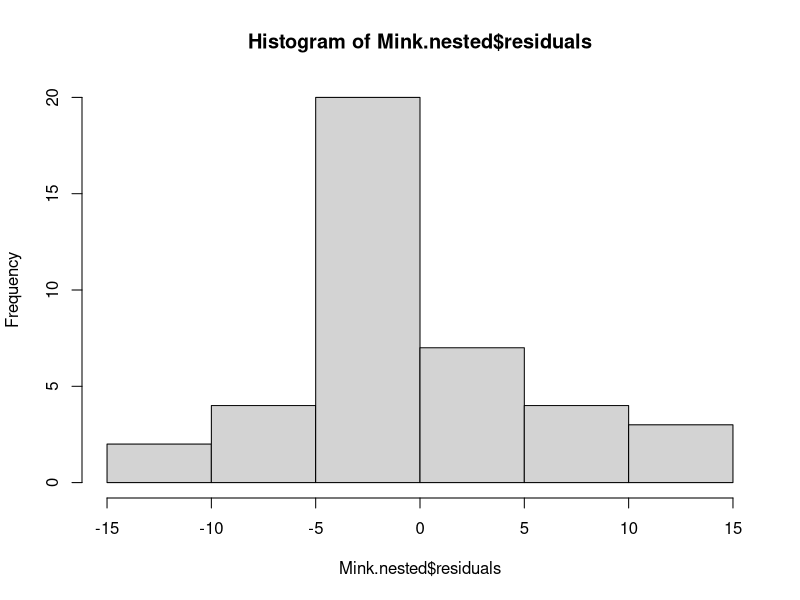
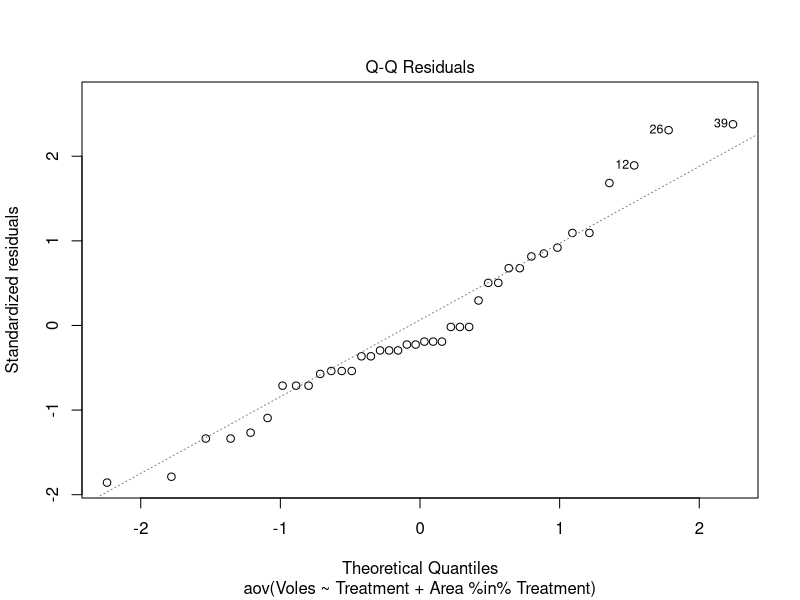
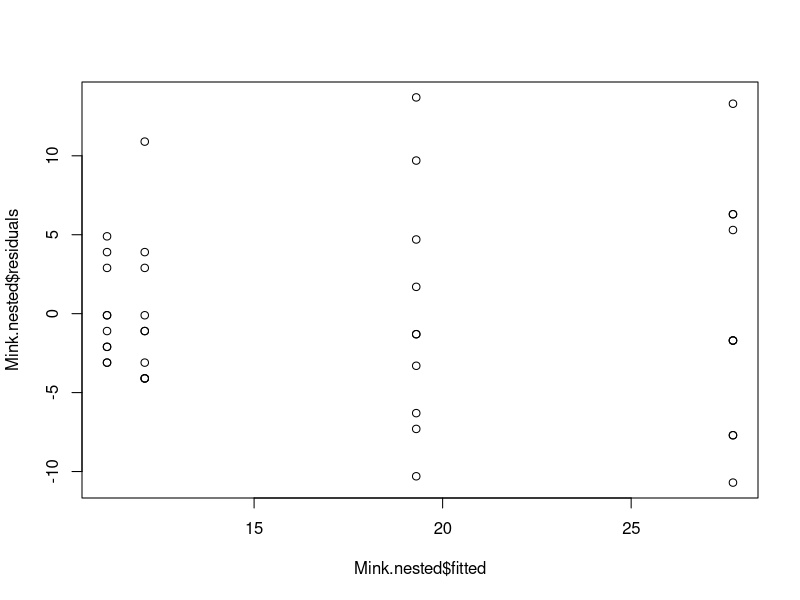

Reproduce these figures in R, in order.
## ---- chunk 1
# Input 
Mink <- read.csv(file = "Mink.csv", 
                 header = TRUE)
# Check the structure
str(Mink)
# Analysis
Mink.nested <- aov(Voles ~ Treatment + Area %in% Treatment,
                   data = Mink)

summary(Mink.nested)
## ---- chunk 2
hist(Mink.nested$residuals)
plot(Mink.nested, which = 2)
## ---- chunk 3
plot(Mink.nested$residuals ~ Mink.nested$fitted)
## ---- chunk 4
# plot(Voles~Treatment,data=Mink)
